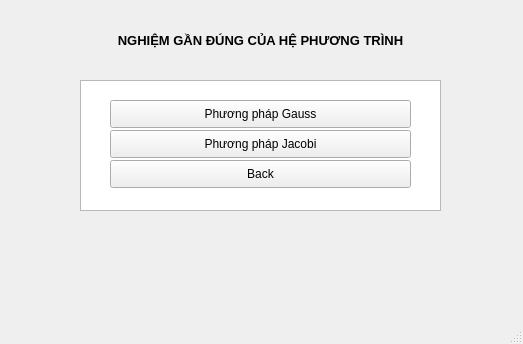
<?xml version="1.0" encoding="UTF-8"?>
<ui version="4.0">
 <class>menunoisuy_2</class>
 <widget class="QMainWindow" name="menunoisuy_2">
  <property name="geometry">
   <rect>
    <x>0</x>
    <y>0</y>
    <width>523</width>
    <height>344</height>
   </rect>
  </property>
  <property name="windowTitle">
   <string>MainWindow</string>
  </property>
  <widget class="QWidget" name="menutichphan">
   <widget class="QTextBrowser" name="textBrowser">
    <property name="geometry">
     <rect>
      <x>80</x>
      <y>80</y>
      <width>361</width>
      <height>131</height>
     </rect>
    </property>
   </widget>
   <widget class="QLabel" name="label">
    <property name="geometry">
     <rect>
      <x>0</x>
      <y>30</y>
      <width>521</width>
      <height>20</height>
     </rect>
    </property>
    <property name="font">
     <font>
      <family>Arial</family>
      <pointsize>10</pointsize>
      <weight>75</weight>
      <bold>true</bold>
     </font>
    </property>
    <property name="lineWidth">
     <number>1</number>
    </property>
    <property name="text">
     <string>NGHIỆM GẦN ĐÚNG CỦA HỆ PHƯƠNG TRÌNH</string>
    </property>
    <property name="alignment">
     <set>Qt::AlignCenter</set>
    </property>
   </widget>
   <widget class="QPushButton" name="pphinhthang">
    <property name="geometry">
     <rect>
      <x>110</x>
      <y>100</y>
      <width>301</width>
      <height>28</height>
     </rect>
    </property>
    <property name="layoutDirection">
     <enum>Qt::LeftToRight</enum>
    </property>
    <property name="text">
     <string>Phương pháp Gauss</string>
    </property>
   </widget>
   <widget class="QPushButton" name="ppsimpson">
    <property name="geometry">
     <rect>
      <x>110</x>
      <y>130</y>
      <width>301</width>
      <height>28</height>
     </rect>
    </property>
    <property name="text">
     <string>Phương pháp Jacobi</string>
    </property>
   </widget>
   <widget class="QPushButton" name="back">
    <property name="geometry">
     <rect>
      <x>110</x>
      <y>160</y>
      <width>301</width>
      <height>28</height>
     </rect>
    </property>
    <property name="text">
     <string>Back</string>
    </property>
   </widget>
  </widget>
  <widget class="QMenuBar" name="menubar">
   <property name="geometry">
    <rect>
     <x>0</x>
     <y>0</y>
     <width>523</width>
     <height>26</height>
    </rect>
   </property>
  </widget>
  <widget class="QStatusBar" name="statusbar"/>
 </widget>
 <resources/>
 <connections/>
</ui>
